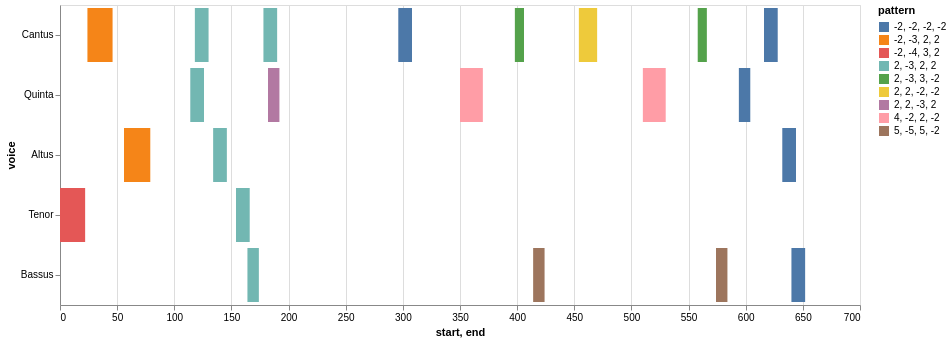

The cell this chart's notebook holds for it:
### Markdown cell above
### Model Heatmap

### Code cell
## Use this for the Model Heatmap

nr = model.notes(combineUnisons=True) 
mel = model.melodic(df=nr, kind='d', compound=True, unit=0, end=False)
mel_ngrams = model.ngrams(df=mel, n=4)
entry_ngrams = model.entries(df=mel, n=4)
mel_ngrams_duration = model.durations(df=mel, n=4, mask_df=entry_ngrams)
viz.plot_ngrams_heatmap(entry_ngrams, mel_ngrams_duration, selected_patterns=shared_entries, voices=[])

### Figure 1 — Vega-Lite specification as saved in the notebook (floating-point values rounded to 4 significant figures)
{"config": {"view": {"continuousWidth": 400, "continuousHeight": 300}}, "data": {"name": "data-0c5318bb3dd1a08a102c068eebca9f10"}, "mark": "bar", "encoding": {"color": {"field": "pattern", "type": "nominal"}, "opacity": {"condition": {"value": 1, "selection": "selector001"}, "value": 0.2}, "tooltip": [{"field": "start", "type": "quantitative"}, {"field": "end", "type": "quantitative"}, {"field": "pattern", "type": "nominal"}], "x": {"field": "start", "type": "quantitative"}, "x2": {"field": "end"}, "y": {"field": "voice", "sort": null, "type": "nominal"}}, "height": 300, "selection": {"selector001": {"type": "multi", "fields": ["pattern"]}}, "width": 800, "$schema": "https://vega.github.io/schema/vega-lite/v4.17.0.json", "datasets": {"data-0c5318bb3dd1a08a102c068eebca9f10": [{"start": 24.0, "voice": "Cantus", "pattern": "-2, -3, 2, 2", "end": 46.0}, {"start": 118.0, "voice": "Cantus", "pattern": "2, -3, 2, 2", "end": 130.0}, {"start": 178.0, "voice": "Cantus", "pattern": "2, -3, 2, 2", "end": 190.0}, {"start": 296.0, "voice": "Cantus", "pattern": "-2, -2, -2, -2", "end": 308.0}, {"start": 398.0, "voice": "Cantus", "pattern": "2, -3, 3, -2", "end": 406.0}, {"start": 454.0, "voice": "Cantus", "pattern": "2, 2, -2, -2", "end": 470.0}, {"start": 558.0, "voice": "Cantus", "pattern": "2, -3, 3, -2", "end": 566.0}, {"start": 616.0, "voice": "Cantus", "pattern": "-2, -2, -2, -2", "end": 628.0}, {"start": 114.0, "voice": "Quinta", "pattern": "2, -3, 2, 2", "end": 126.0}, {"start": 182.0, "voice": "Quinta", "pattern": "2, 2, -3, 2", "end": 192.0}, {"start": 350.0, "voice": "Quinta", "pattern": "4, -2, 2, -2", "end": 370.0}, {"start": 510.0, "voice": "Quinta", "pattern": "4, -2, 2, -2", "end": 530.0}, {"start": 594.0, "voice": "Quinta", "pattern": "-2, -2, -2, -2", "end": 604.0}, {"start": 56.0, "voice": "Altus", "pattern": "-2, -3, 2, 2", "end": 79.0}, {"start": 134.0, "voice": "Altus", "pattern": "2, -3, 2, 2", "end": 146.0}, {"start": 632.0, "voice": "Altus", "pattern": "-2, -2, -2, -2", "end": 644.0}, {"start": 0.0, "voice": "Tenor", "pattern": "-2, -4, 3, 2", "end": 22.0}, {"start": 154.0, "voice": "Tenor", "pattern": "2, -3, 2, 2", "end": 166.0}, {"start": 164.0, "voice": "Bassus", "pattern": "2, -3, 2, 2", "end": 174.0}, {"start": 414.0, "voice": "Bassus", "pattern": "5, -5, 5, -2", "end": 424.0}, {"start": 574.0, "voice": "Bassus", "pattern": "5, -5, 5, -2", "end": 584.0}, {"start": 640.0, "voice": "Bassus", "pattern": "-2, -2, -2, -2", "end": 652.0}]}}
